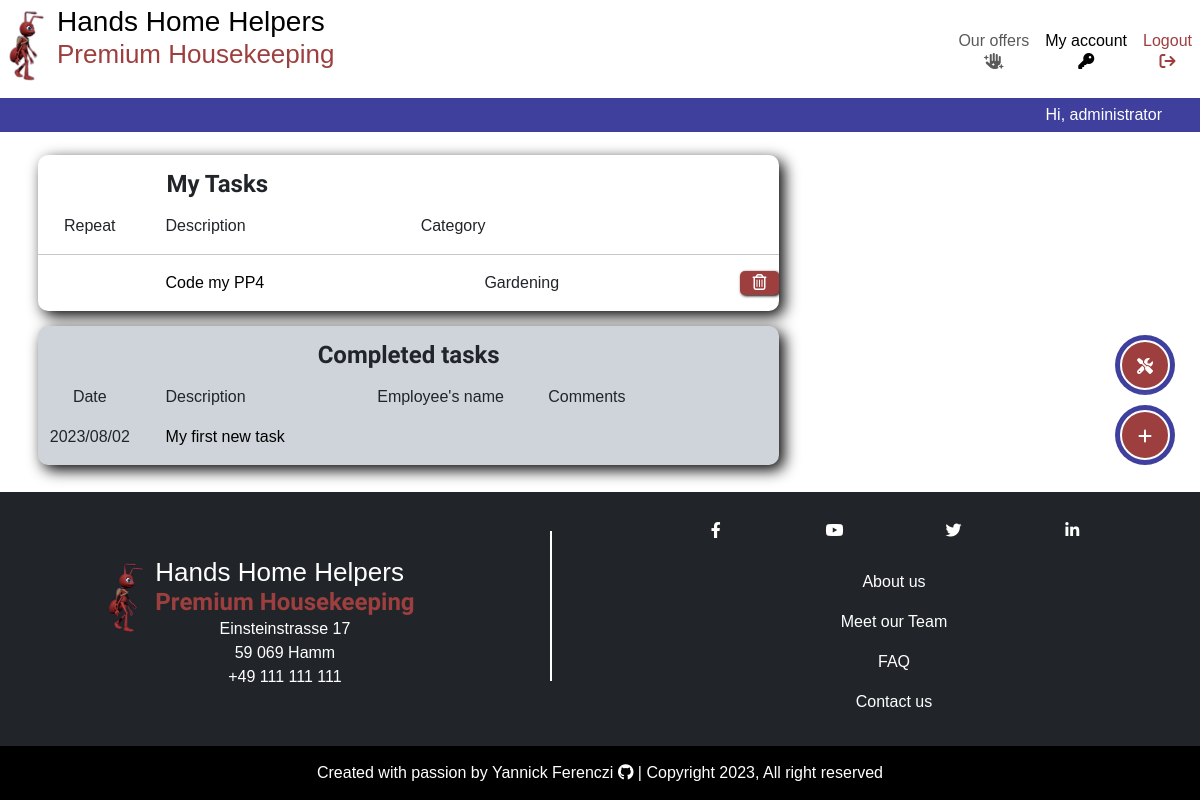
The page /dashboard/ (signed in) on the database its author committed.
### tasks/models.py (models this page shows, shortened)
class Task(models.Model):
    CATEGORIES = [
        ("Gardening", "Gardening"),
        ("Cleaning", "Cleaning"),
        ("Garden patch", "Garden patch"),
        ("Swimming pool", "Swimming pool"),
        ("Renovation and repair", "Renovation and repair"),
        ("Home care", "Home care"),
    ]
    name = models.CharField(max_length=250, )
    done = models.BooleanField(default=False)
    owner = models.ForeignKey(
        User,
        on_delete=models.CASCADE,
        related_name="task_owner",
    )
    created_on = models.DateField(auto_now_add=True)
    category = models.CharField(
        max_length=50,
        choices=CATEGORIES,
        default="CLEANING",
    )
    repeat = models.BooleanField(default=False)
    employee = models.ForeignKey(
        Employee,
        on_delete=models.PROTECT,
        related_name="employees",
        blank=True,
        null=True,
    )
    comment = models.CharField(max_length=250, blank=True, null=True)
    class Meta:
        ordering = ["-created_on"]

### tasks/views.py (the view)
class TaskList(LoginRequiredMixin, generic.ListView):
    model = Task
    template_name = "tasks/dashboard.html"
    paginated_by = 50
    def get_queryset(self):
        return Task.objects.filter(owner=self.request.user)

### tasks/templates/tasks/dashboard.html (shortened to what this page needs)
{% extends "base.html" %}
{% load static %}
{% block content %}
<div class="container-fluid container-lg p-2">
    <div class="row">
        <div class="col-12 col-md-8 order-2 order-md-1">
            <div class="dashboard-item">
                <div class="row">
                    <div class="col-6 align-self-center">
                        <h3>My Tasks</h3>
                    </div>
                </div>
                <div class="row">
                    <div class="col-2">
                        <p class="centered-content">Repeat</p>
                    </div>
                    <div class="col-4">
                        <p>Description</p>
                    </div>
                    <div class="col-3">
                        <p>Category</p>
                    </div>
                </div>
                {% for task in task_list %}
                {% if not task.done %}
                <div class="row">
                    <hr>
                    <div class="col-2 centered-content">
                    </div>
                    <div class="col-5">
                        <a href="{% url 'task_detail' task.id %}">{{ task.name }}</a>
                    </div>
                    <div class="col-4">
                        <p>{{ task.category }}</p>
                    </div>
                    <div class="col-1">
                        <div class="btn-delete">
                            <a href="{% url 'task_delete' task.pk %}">
                                <p class="centered-content"><i class="fa-regular fa-trash-can white-text"></i></p>
                            </a>
                        </div>
                    </div>
                </div>
                {% endif %}
                {% endfor %}
            </div>
            <div class="dashboard-item bg-dark-subtle">
                <div class="row">
                    <h3>Completed tasks</h3>
                </div>
                <div class="row">
                    <div class="col-2">
                        <p class="centered-content">Date</p>
                    </div>
                    <div class="col-3">
                        <p>Description</p>
                    </div>
                    <div class="col-3">
                        <p class="centered-content">Employee's name</p>
                    </div>
                    <div class="col-4">
                        <p>Comments</p>
                    </div>
                </div>
                {% for task in task_list %}
                {% if task.done %}
                <div class="row">
                    <div class="col-2">
                        <p class="centered-content">{{ task.created_on|date:"Y/m/d" }}</p>
                    </div>
                    <div class="col-3">
                        <a href="#">{{ task.name }}</a>
                    </div>
                    <div class="col-3">
                    </div>
                    <div class="col-4">
                    </div>
                </div>
                {% endif %}
                {% endfor %}
            </div>
        </div>
    </div>
</div>
{% endblock content %}

### templates/base.html (shortened to what this page needs)
{% load static %}
{% url 'home' as home_url %}
{% url 'dashboard' as dashboard_url %}
<!DOCTYPE html>
<html lang="en">
<head>
    <link rel="stylesheet" href="https://cdnjs.cloudflare.com/ajax/libs/font-awesome/6.4.0/css/all.min.css"
>
    <link href="https://cdn.jsdelivr.net/npm/bootstrap@5.3.0/dist/css/bootstrap.min.css" rel="stylesheet"
>
    <link rel="stylesheet" href="{% static 'css/style.css' %}">
</head>
<body>
    <header>
        <nav class="navbar navbar-expand-md py-0">
            <div class="container-fluid">
                <a class="navbar-brand" href="{% url 'home' %}">
                    <div class="main-logo">
                        <img class="img-logo" src="{% static 'images/hands_home_helpers_logo.png' %}"
                            alt="Hands Home Helpers company logo">
                        <div class="name-logo">
                            <h1><span class="d-block d-md-inline">Hands</span>
                                <span class="d-block d-md-inline">Home</span>
                                <span class="d-block d-md-inline">Helpers</span>
                            </h1>
                            <h2 class="red-ant d-none d-md-block">Premium Housekeeping</h2>
                        </div>
                    </div>
                </a>
                <div class="user-options">
                    {% if request.user.is_superuser %}
                    <div class="fixed-btn d-flex justify-content-center" data-bs-toggle="tooltip" data-bs-placement="left"
                        title="Go to admin panel">
                        <a href="/administration_panel/"><i class="fa-solid fa-screwdriver-wrench d-inline-block mt-1"></i></a>
                    </div>
                    {% endif %}
                    {% if request.user.is_authenticated %}
                    <div class="fixed-btn d-flex justify-content-center" data-bs-toggle="tooltip" data-bs-placement="left"
                        title="Add a task">
                        <a href="{% url 'task_create' %}">
                            <i class="fa-solid fa-plus d-inline-block mt-1"></i></p>
                        </a>
                    </div>
                    {% endif %}
                </div>
                <div class="collapse navbar-collapse" id="navbarSupportedContent">
                    <ul class="navbar-nav ms-auto mb-0 mb-lg-0">
                        <li class="nav-item">
                            <a class="nav-link centered-content {% if request.path == home_url %}active{%endif%}"
                                aria-current="page" aria-label="go to home page" href="{% url 'home' %}">Our offers <i
                                    class="fa-solid fa-hand-sparkles d-block centered-content"></i></a>
                        </li>
                        {% if user.is_authenticated %}
                        <li class="nav-item">
                            <a class="nav-link centered-content {% if request.path == dashboard_url %}active{%endif%}" aria-current="page"
                                href="{% url 'dashboard' %}">My account <i
                                    class="fa-solid fa-key d-block centered-content"></i></a>
                        </li>
                        <li class="nav-item">
                            <a class="nav-link red-ant centered-content {% if request.path == home_url %}active{%endif%}" aria-current="page" aria-label="go to logout page"
                                href="{% url 'account_logout' %}">Logout <i
                                    class="fa-solid fa-arrow-right-from-bracket red-ant d-block centered-content"></i></a>
                        </li>
                        {% endif %}
                    </ul>
                </div>
            </div>
        </nav>
        <div class="container-fluid">
            <div class="row">
                {% if user.is_authenticated %}
                <p class="col greetings">Hi, {{ user.username }}</p>
                {% endif %}
            </div>
        </div>
    </header>
    <main class="main-content">
        {% block content %}
        {% endblock content %}
    </main>
    <footer class="main-footer bg-dark">
        <div class="container-fluid">
            <div class="row p-4">
                <div class="col-md-5 p-0 d-flex align-items-center justify-content-center">
                    <a class="navbar-brand" href="{% url 'home' %}">
                        <div class="main-logo d-inline-block mt-2">
                            <img class="img-logo" src="{% static 'images/hands_home_helpers_logo.png' %}"
                                alt="Hands Home Helpers company logo">
                            <div class="name-logo">
                                <h2>Hands Home Helpers</h2>
                                <h3 class="red-ant p-0">Premium Housekeeping</h3>
                                <div class="address">
                                    <p class="centered-content m-0">Einsteinstrasse 17</p>
                                    <p class="centered-content m-0">59 069 Hamm</p>
                                    <p class="centered-content m-0"><a class="white-text" href="tel:+49111111111">+49 111 111
                                            111</a></p>
                                </div>
                            </div>
                        </div>
                    </a>
                </div>
                <div class="col-md-1">
                    <div class="footer-rule"></div>
                </div>
                <div class="col-md-6">
                    <div class="row pb-2">
                        <div class="col">
                            <ul class="navbar-nav bg-dark d-flex flex-row align-items-center justify-content-evenly">
                                <li class="nav-item">
                                    <a class="nav-link social-media p-0" href="https://www.facebook.com/" target="_blank"><i class="fa-brands fa-facebook-f"></i></a>
                                </li>
                                <li class="nav-item">
                                    <a class="nav-link social-media p-0" href="https://www.youtube.com/" target="_blank"><i class="fa-brands fa-youtube"></i></a>
                                </li>
                                <li class="nav-item">
                                    <a class="nav-link social-media p-0" href="https://www.twitter.com/" target="_blank"><i class="fa-brands fa-twitter"></i></a>
                                </li>
                                <li class="nav-item">
                                    <a class="nav-link social-media p-0" href="https://www.linkedin.com/" target="_blank"><i class="fa-brands fa-linkedin-in"></i></a>
                                </li>
                            </ul>
                        </div>
                    </div>
                    <div class="row pt-2">
                        <div class="col extra-ressources">
                            <ul class="navbar-nav bg-dark">
                                <li class="nav-item">
                                    <a class="nav-link" href="{% url 'about' %}#about-section">About us</a>
                                </li>
                                <li class="nav-item">
                                    <a class="nav-link" href="{% url 'about' %}#team-section">Meet our Team</a>
                                </li>
                                <li class="nav-item">
                                    <a class="nav-link" href="{% url 'about' %}#faq-section">FAQ</a>
                                </li>
                                <li class="nav-item">
                                    <a class="nav-link" href="{% url 'contact' %}">Contact us</a>
                                </li>
                            </ul>
                        </div>
                    </div>
                </div>
            </div>
        </div>
        <div class="container-fluid">
            <div class="row">
                <div class="col">
                    <div class="copyright bg-black">
                        <p>Created with passion by <a class="white-text" href="https://github.com/yannickferenczi"
                                target="_blank">Yannick
                                Ferenczi <i class="fa-brands fa-github"></i></a> | Copyright {% now "Y" %}, All right reserved
                        </p>
                    </div>
                </div>
            </div>
        </div>
    </footer>
</body>

### static/css/style.css (style rules this page uses)
.red-ant { color: #9d3f3f; }
.white-text { color: white; }
body { display: flex; font-family: 'Merriweather Sans', sans-serif; flex-direction: column; min-height: 100vh; }
h3, h4, h5, h6 { margin: 0; font-family: 'Andika', sans-serif; font-weight: bold; text-align: center; }
h1 { font-size: 22px; padding-bottom: 0; margin-bottom: 0; }
h2 { font-size: 21px; }
h3 { font-size: 20px; padding: 15px; }
.centered-content { text-align: center; }
.container-fluid { padding: 0; }
.navbar-nav { background-color: #ddd; }
a { text-decoration: none; color: black; }
.img-logo { height: 80px; vertical-align: baseline; }
.name-logo { display: inline-block; vertical-align: top; }
.name-logo h2 { padding-bottom: 0; margin-bottom: 0; padding-top: 0; margin-top: 0; }
.name-logo h3 { padding-top: 0; margin-top: 0; }
.greetings { margin-bottom: 0; text-align: right; padding: 5px 50px; background-color: #3f3f9d; color: white; }
.user-options { position: fixed; right: 25px; top: 50%; transform: translate(0, -50%); z-index: 2; }
.fixed-btn { background-color: #3f3f9d; width: 60px; height: 60px; vertical-align: middle; margin: 10px auto; text-align: center; border-radius: 50%; box-shadow: 0 0 15px white; }
.fixed-btn a { display: inline-block; margin: 5px 0; line-height: 50px; vertical-align: middle; width: 50px; border-radius: 50%; background-color: #9d3f3f; color: white; border: 2px solid white; }
.main-footer { margin-top: auto; color: white; }
.footer-rule { border-top: 2px solid white; width: 60%; margin: 15px auto; }
.social-media { width: 30px; height: 30px; overflow: hidden; border-radius: 50%; line-height: 30px; vertical-align: middle; text-align: center; }
.extra-ressources a { text-align: center; }
.copyright { margin: 0; padding: 15px; }
.copyright p { margin: 0; text-align: center; }
.dashboard-item { margin: 15px auto; background-color: #fff; border-radius: 10px; box-shadow: 5px 5px 15px black; overflow: hidden; }
.btn-delete { border-radius: 5px; box-shadow: 1px 1px 3px black; background-color: #9d3f3f; }
@media only screen and (min-width: 768px) { h1 { font-size: 28px; } }
@media only screen and (min-width: 768px) { h2 { font-size: 26px; } }
@media only screen and (min-width: 768px) { h3 { font-size: 24px; padding: 15px; } }
@media only screen and (min-width: 768px) { .navbar-nav { background-color: white; } }
@media only screen and (min-width: 768px) { .footer-rule { border-left: 2px solid white; width: 0; height: 150px; margin: 15px auto; } }

### rows shown on the page
Task: name "Code my PP4", category "Gardening"
Task: created_on "2023/08/02", name "My first new task"

### other values the page prints
{{ user.username }} "administrator"
